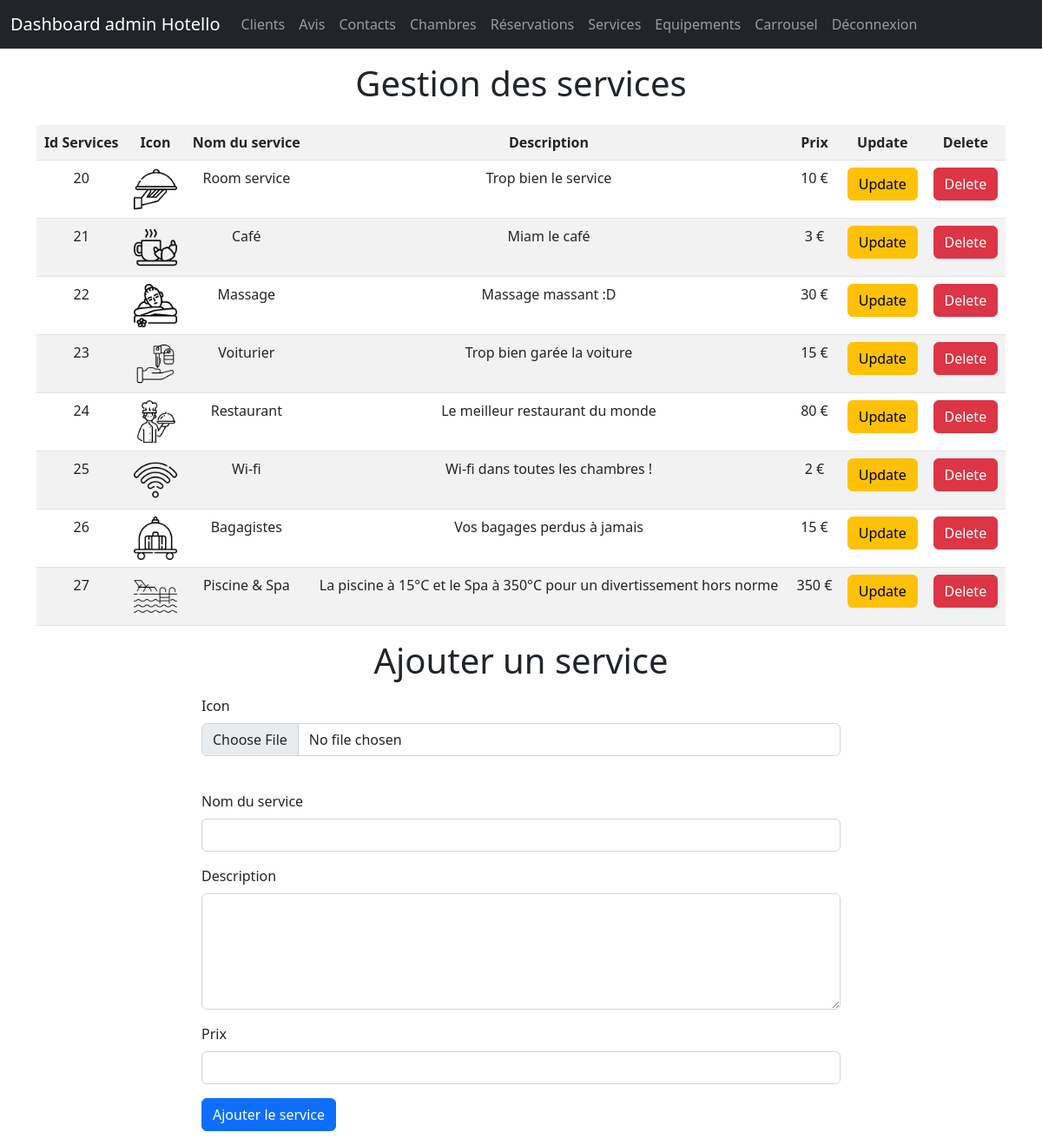
Page /admin/views/admin_services.php on the committed database.
### tables this page shows
CREATE TABLE `services` (
  `id_services` int(11) NOT NULL,
  `icon` varchar(255) NOT NULL,
  `name` varchar(60) NOT NULL,
  `description` text NOT NULL,
  `price` int(3) NOT NULL
);

### admin/Models/ServicesManager.php (called while the page is built, shortened)
<?php
class ServicesManager
{
    private $dataBase;
    public function __construct(PDO $dataBase)
    {
        $this->dataBase = $dataBase;
    }
    public function getAllServices()
    {
        $req = $this->dataBase->query("SELECT * FROM services");
        return $req;
    }
}

### admin/Views/admin_services.php (the view, shortened to what this page needs)
<?php
require_once('../Models/ServicesManager.php');
require_once('../Models/pdo.php');
$icon = "";
$name = "";
$description = "";
$price = "";
$servicesManager = new ServicesManager($pdo);
$showServices = $servicesManager->getAllServices();
?>
<?php require_once('./inc/header.inc.php'); ?>
<div class="container mt-3 mb-3">
    <div class="row">
        <div class="col-12 justify-content-center">
            <h1 class="text-center">Gestion des services</h1>
        </div>
    </div>
</div>
<div class="container">
    <table class="table table-striped">
        <tr>
            <th class="text-center">Id Services</th>
            <th class="text-center">Icon</th>
            <th class="text-center">Nom du service</th>
            <th class="text-center">Description</th>
            <th class="text-center">Prix</th>
            <th class="text-center">Update</th>
            <th class="text-center">Delete</th>
        </tr>
        <?php while ($row = $showServices->fetch(PDO::FETCH_ASSOC)) { ?>
            <tr>
                <td class="text-center"> <?php echo $row["id_services"]; ?></td>
                <td class="text-center"> <?php echo "<img src='$row[icon]' width='50px'>"; ?></td>
                <td class="text-center"> <?php echo $row["name"]; ?></td>
                <td class="text-center"> <?php echo $row["description"]; ?></td>
                <td class="text-center"> <?php echo $row["price"]; ?> €</td>
                <td class="text-center"><a href="<?php echo "?action=update&id_services=$row[id_services]"; ?>" class="btn btn-warning"> Update</a></td>
                <td class="text-center"><a href="<?php echo "?action=delete&id_services=$row[id_services]"; ?>" class="btn btn-danger"> Delete</a></td>
            </tr>
        <?php } ?>
    </table>
</div>
<div class="container">
    <div class="row justify-content-center">
        <div class="col-8">
            <h1 class="text-center">Ajouter un service</h1>
            <form action="" method="POST" enctype="multipart/form-data">
                <div class="mb-3">
                    <label for="icon" class="form-label">Icon</label>
                    <input type="file" id="icon" name="icon" class="form-control" value="<?= $icon ?>">
                    <input type="hidden" name="icon_actuelle" value="<?= $icon  ?>"><br>
                </div>
                <div class="mb-3">
                    <label for="name" class="form-label">Nom du service</label>
                    <input type="text" id="name" name="name" class="form-control" value="<?= $name ?>">
                </div>
                <div class="mb-3">
                    <label for="description" class="form-label">Description</label>
                    <textarea name="description" id="description" cols="10" rows="5" class="form-control"><?= $description ?></textarea>
                </div>
                <div class="mb-3">
                    <label for="price" class="form-label">Prix</label>
                    <input type="num" id="price" name="price" class="form-control" value="<?= $price ?>">
                </div>
                <div class="mb-3">
                    <input type="submit" class="btn btn-primary" value="Ajouter le service">
                </div>
            </form>
        </div>
    </div>
</div>
<?php require_once('./inc/footer.inc.php'); ?>

### rows in the picture
services: id_services "20", icon (picture), name "Room service", description "Trop bien le service", price "10"
services: id_services "21", icon (picture), name "Café", description "Miam le café", price "3"
services: id_services "22", icon (picture), name "Massage", description "Massage massant :D", price "30"
services: id_services "23", icon (picture), name "Voiturier", description "Trop bien garée la voiture", price "15"
services: id_services "24", icon (picture), name "Restaurant", description "Le meilleur restaurant du monde", price "80"
services: id_services "25", icon (picture), name "Wi-fi", description "Wi-fi dans toutes les chambres !", price "2"
services: id_services "26", icon (picture), name "Bagagistes", description "Vos bagages perdus à jamais", price "15"
services: id_services "27", icon (picture), name "Piscine & Spa", description "La piscine à 15°C et le Spa à 350°C pour un divertissement hors norme", price "350"
